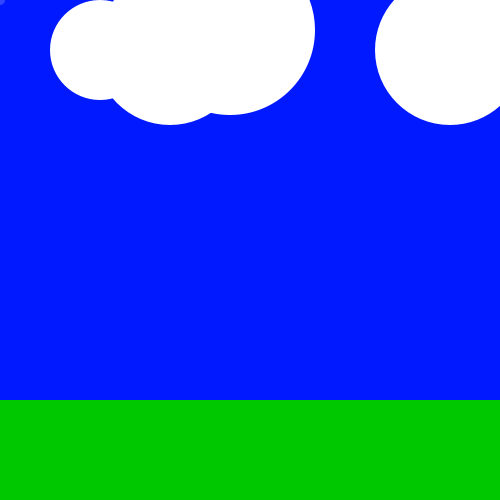
Frame 1 (no input)
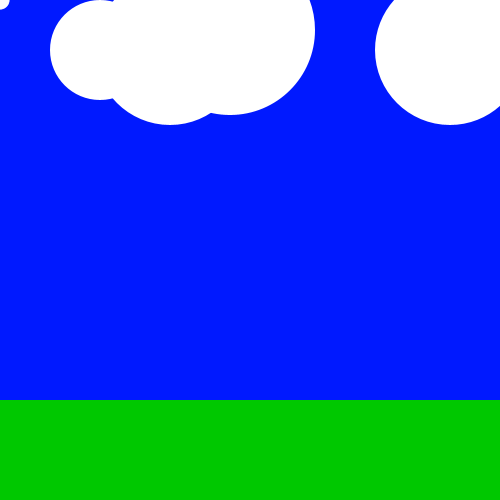
Frame 60 (the mouse pressed at the canvas centre just before this capture)
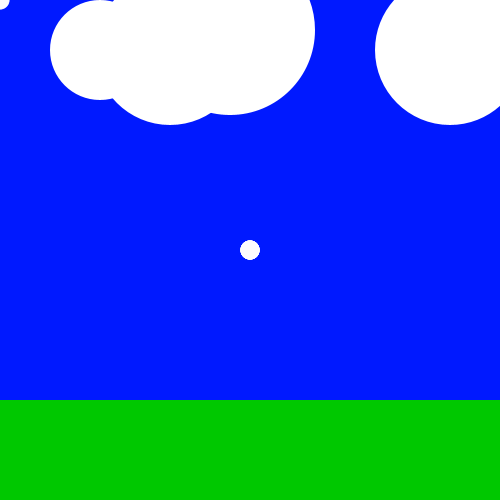
Frame 120 (the mouse held since frame 60 and released just before this capture)

The Processing sketch that drew these frames (run headless with seeded random() and noise(); from frame 60 on, the mouse is pressed at the canvas centre):

// Processing sketch: processing_185053
// ── processing_185053.pde

int rojo = 255;
int tiempo = 0;
int diametro = 10;
  
void setup() {
  size(500,500);
 background(0,25,255);
 noStroke();
 ellipse(100,50,100,100);
 ellipse(170,50,150,150);
 ellipse(230,30,170,170);
 ellipse(450,50,150,150);
 fill(0,200,0);
 rect(0,400,600,400);
}
 
void draw() {
  
  tiempo = tiempo + 1;    
  
  diametro = int(10 * (1 + sin( tiempo * 2 * PI / frameRate / 5))); // Modifica el diametro del circulo con el paso del tiempo
 
  noStroke();            
  fill(255, 255, 255,50);  // Añade un 50% de transparencia al color
  ellipse(mouseX, mouseY, diametro, diametro);
}
